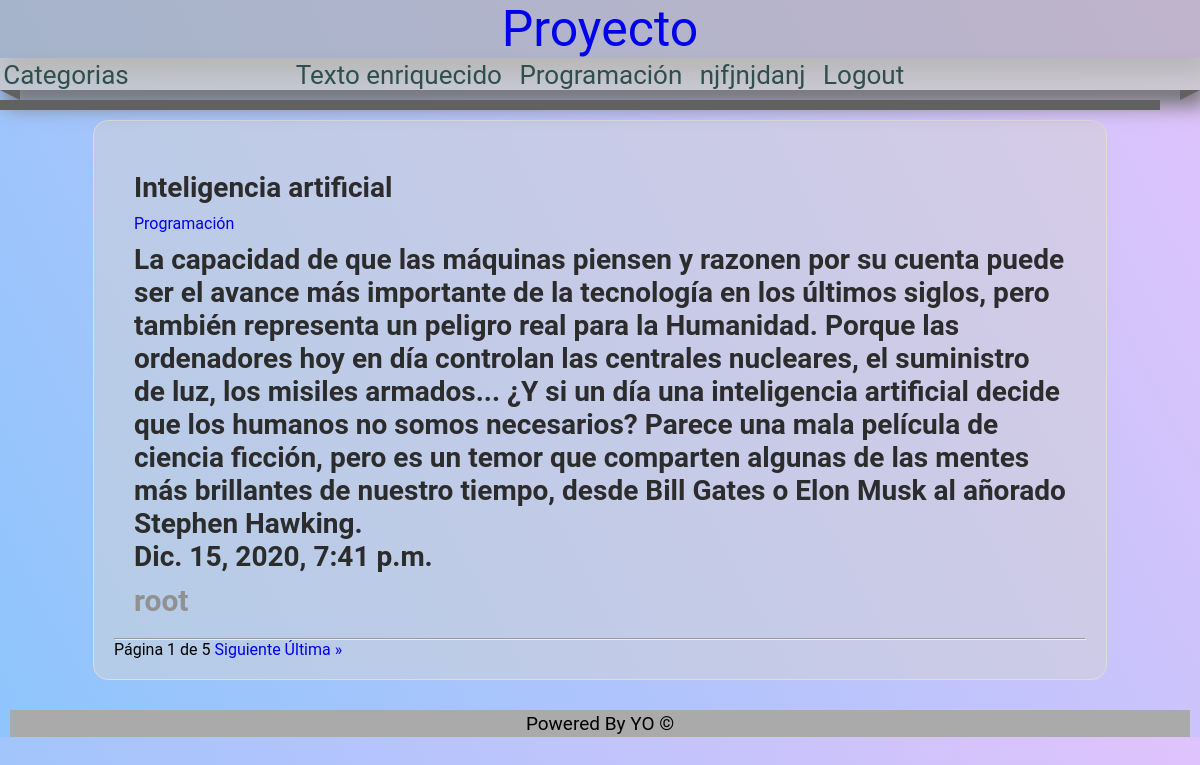
The app's page /articulos/ (signed in) with its own data.
### pages/models.py (models this page shows, shortened)
class Page(models.Model):
    title = models.CharField(max_length=50, verbose_name='Titulo')
    content = RichTextField(verbose_name='Contenido')
    slug = models.CharField(unique=True, max_length=150, verbose_name='URL amigable')
    order = models.IntegerField( default=0, verbose_name='orden')
    visible = models.BooleanField(verbose_name='Visible')
    created_at = models.DateTimeField(auto_now_add=True, verbose_name='Creado el')
    updated_at = models.DateTimeField(auto_now=True, verbose_name='Actualizado el')
    class Meta:
        verbose_name='Pagina'
        verbose_name_plural= 'Paginas'

### blog/models.py (models this page shows, shortened)
class Article(models.Model):
    title = models.CharField(max_length=150, verbose_name='Titulo')
    content = RichTextField(verbose_name='Contenido')
    image = models.ImageField(default='null', verbose_name='Imagen', upload_to='articles')
    public = models.BooleanField(verbose_name='¿Publicado?')
    user = models.ForeignKey(User, editable=False, verbose_name='Usuario', on_delete=models.CASCADE)
    categories = models.ManyToManyField(Category, verbose_name='Categorias', blank=True)
    created_at = models.DateTimeField(auto_now_add=True, verbose_name='Creado el: ')
    update_at = models.DateTimeField(auto_now=True, verbose_name='Editado el: ')
    class Meta:
        verbose_name='Articulo'
        verbose_name_plural='Articulos'
        ordering = ['-created_at']

class Category(models.Model):
    name = models.CharField(max_length=100, verbose_name='Nombre')
    description = models.CharField(max_length=255, verbose_name='descripción')
    created_at = models.DateTimeField(auto_now_add=True, verbose_name='Creado el: ')
    class Meta:
        verbose_name='Categoria'
        verbose_name_plural='Categorias'

### blog/views.py (the view)
# urls.py: path('articulos/', views.lista , name='Lista'),
@login_required(login_url='login')
def lista(request):
    articles = Article.objects.all()
    paginator = Paginator(articles, 1)
    page = request.GET.get('page')
    page_articles = paginator.get_page(page)
    return render(request, 'articles/list.html', {
        'title': 'Articulos',
        'data': page_articles
    })

### blog/processor.py (called while the page is built)
def get_categories(request):
    categories_in_use = Article.objects.filter(public=True).values_list('categories', flat=True)
    categories = Category.objects.filter(id__in=categories_in_use).values_list('id', 'name')
    return {
        'categories': categories,
        'ids': categories_in_use
    }

### pages/context_processors.py (called while the page is built)
def get_pages(request):
    pages = Page.objects.filter(visible=True).order_by("order").values_list('id', 'title', 'slug', 'content')
    return {
        'pages': pages # retorna datos a layout
    }

### blog/templates/articles/list.html
{% extends 'layout/layout.html' %}
{% block content %}
    {% include 'articles/articles.html' %}
    {% include 'articles/pagination.html' %}
{% endblock %}

### mainapp/templates/layout/layout.html (shortened to what this page needs)
{% load static %}
<!DOCTYPE html>
<html lang="es">
<head>
    <link rel="stylesheet" href="{% static 'css/styles.css' %}" />
    <link rel="stylesheet" href="{% static 'css/formulario.css' %}" />
</head>
<body>
    <a class='titulo' href=" {% url 'Index' %} " > Proyecto </a>
    <nav class="navbar">
        <ul>
            {% if request.user.email %}
                <li class="categorias barra">
                    <a href= {% url 'Lista' %} >Categorias</a>
                </li>
            {% endif %}
            <li class='barra'>
                {% if request.user.email %}
                    {% for page in pages %}
                        <a href= " {% url 'page' page.2 %} " > {{ page.1 }} </a>
                    {% endfor %}
                    <a href=" {% url 'logout' %} ">Logout</a>
                {% else %}
                    <a href=" {% url 'register' %} ">Registro</a>
                    <a href=" {% url 'login' %} ">Login</a>
                    <a href='/admin'>Admin</a>
                {% endif %}
            </li>
        </ul>
        <span class="triangulo-izq"></span>
        <span class="triangulo-der"></span>
        <span class="relleno"></span>
    </nav>
<div class="content">
    <div class="box">
        {% block content %}
        {% endblock %}
    </div>
</div>
<footer>
    Powered By YO &copy;
</footer>
</body>
</html>

### blog/templates/articles/articles.html (shortened to what this page needs)
{% for arti in data %}
    <div class="articulos">
        <h1 class = "subtitulo"> {{arti.title}} </h1>
        <p>
            {% for category in arti.categories.all %}
                <a href="{% url 'category' category.id %}" > {{ category.name }} </a>
            {% endfor %}
        </p>
        <h1 class = "subtitulo"> {{arti.content|safe}}  {{arti.created_at}} </h1>
        <h1 class = "user"> {{arti.user}} </h1>
    </div>
    <hr/>
{% endfor %}

### mainapp/static/css/styles.css (style rules this page uses)
* { padding: 0; margin: 0; font-family: "Roboto", "Open Sans", "Calibri"; text-decoration: none; }
.navbar { background: #cacacacc; width: 95%; min-width: 1200px; -webkit-box-shadow: 6px 16px 20px #757575; box-shadow: 6px 16px 20px #757575; margin: 0 auto; z-index: 500; position: relative; }
.navbar ul { list-style: none; }
.navbar .triangulo-izq { display: block; float: left; border-top: 10px solid #616161; border-left: 20px solid transparent; }
.navbar .triangulo-der { display: block; float: right; border-top: 10px solid #616161; border-right: 20px solid transparent; }
.navbar .relleno { display: block; float: left; height: 10px; width: 96.69%; background: #616161; }
.categorias { float: left; position: absolute; }
.categorias a { width: auto; }
.barra { height: auto; font-size: 26px; border: none; text-align: center; width: auto; }
.barra a { color: darkslategray; text-decoration: none; margin: 0.21%; padding: 3px; vertical-align: middle; display: inline; -webkit-transition: all 0.5s; transition: all 0.5s; }
.titulo { display: block; position: relative; top: 0; font-size: 50px; text-align: center; background: #aaaaaa94; -webkit-box-shadow: 6px 16px 20px #757575; box-shadow: 6px 16px 20px #757575; z-index: 50; width: 100%; }
.subtitulo { font-size: 28px; color: #2c2c2c; margin-top: 10px; margin-bottom: 10px; display: inline-flexbox; }
.articulos { padding: 20px; }
.articulos .user { color: #919191; font-size: 30px; }
.content { width: 90%; min-height: 230px; margin: 0 auto; margin-bottom: 30px; }
.box { background: rgba(211, 211, 211, 0.5); width: 90%; min-height: 230px; padding: 20px; border: 1px solid #ddd; margin: 0 auto; -webkit-box-align: center; -ms-flex-align: center; align-items: center; margin-top: 30px; border-radius: 15px; }
footer { display: block; width: 98%; height: auto; font-size: 19px; background: #aaaaaa; text-align: center; padding: 2px; margin: auto; }

### mainapp/static/css/formulario.css (style rules this page uses)
body { background-image: linear-gradient(62deg, #8ec5fc 0%, #e0c3fc 100%); font-family: -apple-system, BlinkMacSystemFont, "Segoe UI", Roboto, Oxygen, Ubuntu, Cantarell, "Open Sans", "Helvetica Neue", sans-serif; }

### records on screen
Page: title "Texto enriquecido"
Page: title "Programación"
Page: title "njfjnjdanj"
Article: title "Inteligencia artificial", content "La capacidad de que las máquinas piensen y razonen por su cuenta puede ser el avance más importante de la tecnología en los últimos siglos, pero también representa un peligro real para la Humanidad. Porque las ordenadores hoy en día controlan las centrales nucleares, el suministro de luz, los misiles armados... ¿Y si un día una inteligencia artificial decide que los humanos no somos necesarios? Parece una mala película de ciencia ficción, pero es un temor que comparten algunas de las mentes más brillantes de nuestro tiempo, desde Bill Gates o Elon Musk al añorado Stephen Hawking.", created_at "Dic. 15, 2020, 7:41 p.m.", user "root"
Category: name "Programación"

### other values on screen
{{ data.number }} "1"
{{ data.paginator.num_pages }} "5"
